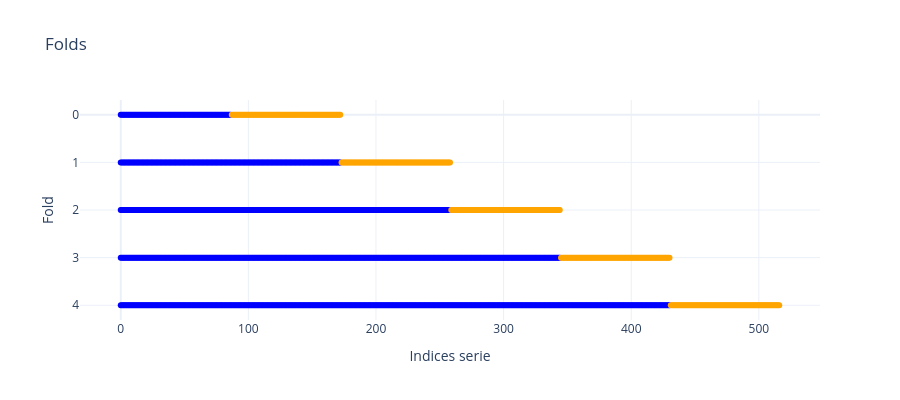

The notebook cell saved with this chart:
### Markdown cell above
Visualización de los folds a implementar

### Code cell
# visualizacion de los folds 
# se muestra de forma visual como funcionan los folds
# si no se define el tamaño de test, en la primera iteracion se toma igual cantidad de datos para train que para test
# por eso se toman los folds de prueba como de la longitud de datos de validación

gap = 8 # distancia (cantidad de observaciones) que se deja entre train y test
tscv = TimeSeriesSplit(
    n_splits=5
    #test_size=size_test, 
    #gap=gap
)

folds, indexes, types = [], [], []

for fold_idx, (train_idx, test_idx) in enumerate(tscv.split(folds_data)):
    folds.extend([fold_idx] * len(train_idx)) 
    indexes.extend(train_idx)
    types.extend(['Train'] * len(train_idx))

    folds.extend([fold_idx] * len(test_idx))
    indexes.extend(test_idx)
    types.extend(['Test'] * len(test_idx))

# figura con plotly
fig = go.Figure()

# data train
fig.add_trace(go.Scatter(
    x=indexes, y=folds,
    mode='markers',
    marker=dict(color=['blue' if t == 'Train' else 'orange' for t in types], size=6),
    text=types,
    hovertemplate='Index: %{x}<br> Fold: %{y}<br> Tipo: %{text}<extra></extra>'
))

fig.update_layout(
    title='Folds',
    xaxis_title='Indices serie',
    yaxis_title='Fold',
    yaxis=dict(autorange='reversed'),
    legend_title='Tipo de conjunto',
    template='plotly_white',
    height=400
)
fig.show()

### Figure 1 — Plotly figure (JSON) as saved in the notebook; plotly's stock layout.template omitted (floating-point values rounded to 4 significant figures; data arrays with more than 128 entries replaced by an {"elided": "..."} marker saying what was removed)
{"data": [{"hovertemplate": "Index: %{x}<br> Fold: %{y}<br> Tipo: %{text}<extra></extra>", "marker": {"color": {"elided": "1725 str values"}, "size": 6}, "mode": "markers", "text": {"elided": "1725 str values"}, "type": "scatter", "x": {"elided": "1725 int values"}, "y": {"elided": "1725 int values"}}], "layout": {"height": 400, "legend": {"title": {"text": "Tipo de conjunto"}}, "title": {"text": "Folds"}, "xaxis": {"title": {"text": "Indices serie"}}, "yaxis": {"autorange": "reversed", "title": {"text": "Fold"}}}}
